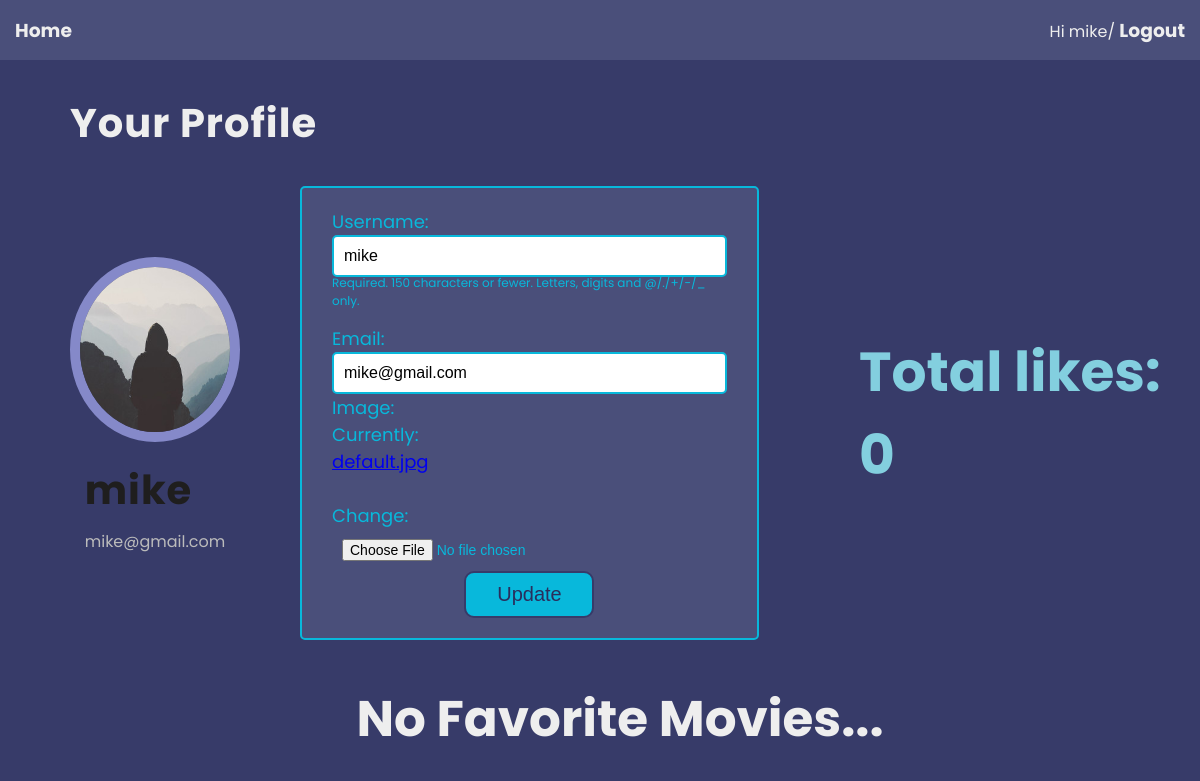
The page /user/ (signed in) on the database its author committed.
### movie/models.py (models this page shows, shortened)
class Profile(models.Model):
    user = models.OneToOneField(User, on_delete=models.CASCADE, blank=True, null=True)
    image = models.ImageField(default='default.jpg', upload_to='profile_pics')
    @property
    def get_count_likes(self):
        likes = self.user.favmovie_set.all()
        total = 0
        for i in likes:
            total += 1
        return total

### movie/views.py (the view)
# urls.py: path('user/', user_page, name="user"),
@login_required(login_url='login')
def user_page(request):
    if request.method == 'POST':
        user_form = UpdateUserForm(request.POST, instance=request.user)
        profile_form = ProfileUpdateForm(request.POST, request.FILES, instance=request.user.profile)
        profile = Profile.objects.get(user=request.user)
        fav = FavMovie.objects.filter(user=request.user)
        if user_form.is_valid() and profile_form.is_valid():
            user_form.save()
            profile_form.save()
            messages.success(request, "Your account has been updated!")
            return redirect('user')
    else:
        user_form = UpdateUserForm(instance=request.user)
        profile_form = ProfileUpdateForm(instance=request.user.profile)
        profile = Profile.objects.get(user=request.user)
        fav = FavMovie.objects.filter(user=request.user)
    context = {'user_form': user_form, 'profile_form': profile_form, 'profile': profile, 'fav': fav}
    return render(request, 'movie/user.html', context)

### movie/forms.py
class UpdateUserForm(forms.ModelForm):
    email = forms.CharField()
    class Meta:
        model = User
        fields = ['username', 'email']

class ProfileUpdateForm(forms.ModelForm):
    class Meta:
        model = Profile
        fields = ['image']

### movie/templates/movie/user.html (shortened to what this page needs)
{% load static %}
<!DOCTYPE html>
<html lang="en">
<head>
    <link rel="stylesheet" href="https://cdnjs.cloudflare.com/ajax/libs/font-awesome/6.2.0/css/all.min.css">
    <link rel="stylesheet" href="{% static 'css/main.css' %}">
</head>
<body>
    <header class="header">
        <a class="login" href="{% url 'home' %}"><h3>Home</h3></a>
        <div class="right-side">
            <a href="{% url 'user' %}" class="login">Hi {{ request.user}}/</a>
            <a href="{% url 'logout' %}"><h3>Logout</h3></a>
        </div>
    </header>
    <div class="wrap">
        <div class="user-info">
            <h2>Your Profile</h2>
            <div class="user">
                <div class="prof">
                    <div class="image">
                        <img src="{{ profile.image.url }}" alt="">
                    </div>
                    <div class="about-body">
                        <h2>{{profile.user}}</h2>
                        <p>{{profile.user.email}}</p>
                    </div>
                </div>
                <div class="about-user">
                    <div>
                        <form action="" method="post" enctype="multipart/form-data">
                            <div class="forms">
                                {{user_form}}
                                {{profile_form}}
                            </div>
                            <div class="button">
                                <button class="btn" type="submit">Update</button>
                            </div>
                        </form>
                    </div>
                </div>
                <div class="total-likes">
                    <h3>Total likes: {{profile.get_count_likes}}</h3>
                </div>
            </div>
        </div>
        <div class="main">
            {% if fav %}
            {% for f in fav %}
                <div class="container">
                    <div class="like-movie">
                        <img src="{{ f.movie.imageURL }}" alt="">
                    </div>
                    <div class="like-movie-info">
                        <a href="/movie/{{f.movie.slug}}">{{ f.movie.title }}</a>
                        <div class="like-rate">
                            <span>{{ f.movie.rating }}</span>
                            <i class= "fa-regular fa-square-minus like" data-id="{{f.movie.pk}}"></i>
                        </div>
                    </div>
                </div>
            {% endfor %}
            {% else %}
            <div class="no-fav">
                <h2>No Favorite Movies...</h2>
            </div>
            {% endif %}
        </div>
    </div>
</body>
</html>

### static/css/main.css (style rules this page uses)
body { background-color: #373b69; margin: 0; font-family: 'Poppins', sans-serif; }
.main { display: flex; flex-wrap: wrap; margin: 0 0 0 40px; }
header { display: flex; justify-content: space-between; background-color: #4a4f7a; padding: 15px; align-items: center; max-height: 30px; position: sticky; top: 0; }
.login { color: #eee; text-decoration: none; }
.right-side a { display: inline-block; text-decoration: none; color: #eee; }
img { width: 100%; }
.wrap { display: flex; flex-direction: column; }
.user-info { display: flex; flex-direction: column; margin-left: 70px; }
.user-info h2 { font-size: 40px; letter-spacing: 1px; font-weight: bold; color: #eee; }
.user { display: flex; align-items: center; }
.image img { height: 165px; width: 150px; max-height: 100vh; border: 10px solid #8589c9; border-radius: 50%; }
.about-user { margin-left: 60px; display: flex; }
.total-likes { margin-left: 100px; }
.total-likes h3 { font-size: 55px; color: #83CFDF; }
.no-fav h2 { color: #eee; font-size: 50px; }
.no-fav { display: flex; margin: 0 auto; }
.forms { color: #08b8db; font-size: 18px; display: flex; flex-direction: column; }
.forms input { border-radius: 5px; border: 2px solid #08b8db; padding: 10px; font-size: 16px; }
.forms input:last-child { border: none; font-size: 14px; }
.forms .helptext { font-size: 12px; margin-top: -30px; margin-bottom: 15px; }
.about-user { border: 2px solid #08b8db; padding: 20px 30px; border-radius: 5px; background-color: #4a4f7a; display: flex; flex-direction: column; }
.button button { background-color: #08b8db; border: 2px solid #373b69; border-radius: 10px; padding: 10px; width: 130px; color: #2a2e5c; font-size: 20px; cursor: pointer; }
.button { display: flex; justify-content: center; align-items: center; }
.prof { display: flex; align-items: center; flex-direction: column; justify-content: center; }
.about-body { margin-top: -22px; }
.about-body p { margin-top: -25px; color: #bbb; }
.about-body h2 { color: rgb(31, 30, 30); }

### rows shown on the page
Profile: image (placeholder picture), user "mike", user.email "mike@gmail.com", get_count_likes "0"

### other values the page prints
{{ request.user }} "mike"
